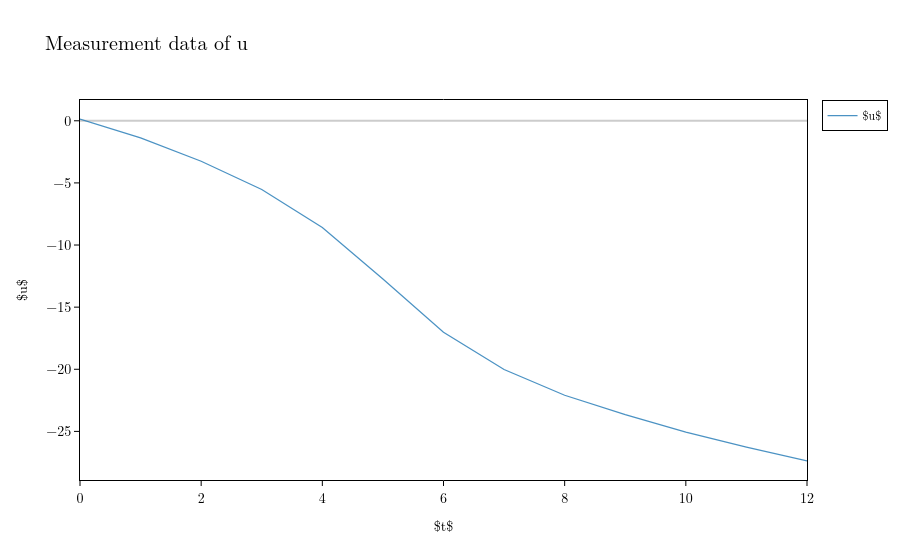

The notebook cell this image was saved under:
### Code cell
plot_config = qewton.config.DataConfiguration(
    qewton.config.GeometryAxes(shape=(data_size,)), qewton.config.FeatureAxes(U)
)
data_plot = qewton.viz.LinePlot(u_data, plot_config, T, U)
qewton.viz.Figure(data_plot, title="Measurement data of u").show()

### Figure 1 — Plotly figure (JSON) as saved in the notebook; plotly's stock layout.template omitted (floating-point values rounded to 4 significant figures)
{"data": [{"line": {"color": "#1f77b4", "width": 1.25}, "mode": "lines", "name": "$u$", "opacity": 0.8, "type": "scatter", "x": [0, 1, 2, 3, 4, 5, 6, 7, 8, 9, 10, 11, 12], "y": [0.1437, -1.372, -3.257, -5.531, -8.59, -12.74, -17.02, -20.01, -22.09, -23.66, -25.05, -26.27, -27.38]}], "layout": {"font": {"color": "black", "family": "Latin Modern Roman, CMU Serif, Georgia, serif", "size": 12}, "legend": {"bgcolor": "white", "bordercolor": "black", "borderwidth": 1}, "paper_bgcolor": "white", "plot_bgcolor": "white", "scene": {"bgcolor": "white", "xaxis": {"backgroundcolor": "white", "gridcolor": "#cccccc", "linecolor": "black", "mirror": true, "showbackground": true, "showgrid": false, "showline": true, "tickcolor": "black", "tickfont": {"color": "black", "size": 14}, "ticks": "outside", "title": {"font": {"color": "black", "size": 14}}, "zerolinecolor": "#cccccc"}, "yaxis": {"backgroundcolor": "white", "gridcolor": "#cccccc", "linecolor": "black", "mirror": true, "showbackground": true, "showgrid": false, "showline": true, "tickcolor": "black", "tickfont": {"color": "black", "size": 14}, "ticks": "outside", "title": {"font": {"color": "black", "size": 14}}, "zerolinecolor": "#cccccc"}, "zaxis": {"backgroundcolor": "white", "gridcolor": "#cccccc", "linecolor": "black", "mirror": true, "showbackground": true, "showgrid": false, "showline": true, "tickcolor": "black", "tickfont": {"color": "black", "size": 14}, "ticks": "outside", "title": {"font": {"color": "black", "size": 14}}, "zerolinecolor": "#cccccc"}}, "showlegend": true, "title": {"font": {"color": "black", "size": 20}, "text": "Measurement data of u"}, "uirevision": true, "xaxis": {"gridcolor": "#cccccc", "linecolor": "black", "mirror": true, "showgrid": false, "showline": true, "tickcolor": "black", "tickfont": {"color": "black", "size": 14}, "ticks": "outside", "title": {"text": "$t$"}, "type": "linear", "zerolinecolor": "#cccccc"}, "yaxis": {"gridcolor": "#cccccc", "linecolor": "black", "mirror": true, "showgrid": false, "showline": true, "tickcolor": "black", "tickfont": {"color": "black", "size": 14}, "ticks": "outside", "title": {"text": "$u$"}, "type": "linear", "zerolinecolor": "#cccccc"}}}
